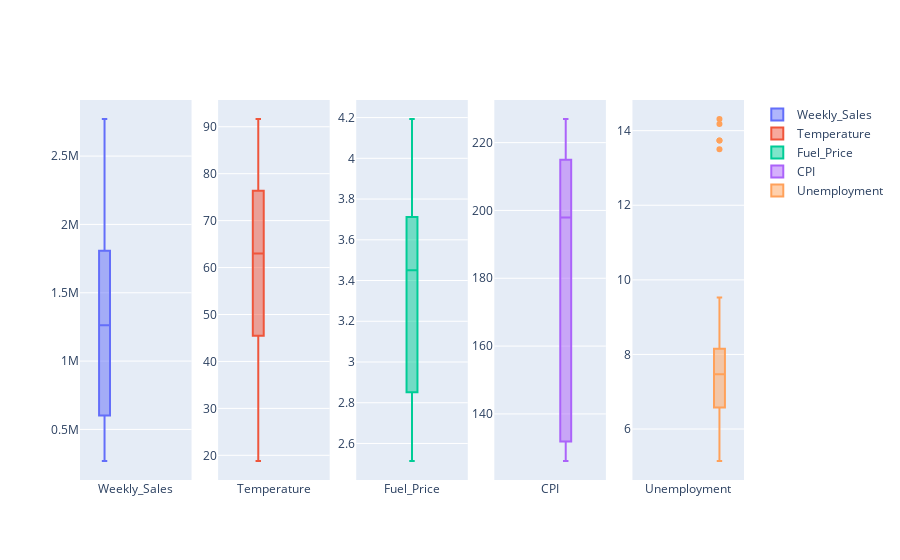

The notebook cell saved with this chart:
### Markdown cell above
- Store : Store Number
- Date : Date
- Weekly_Sales : Sales for the given store
- Holiday_Flag : Whether the week is a special holiday week 1 – Holiday week 0 – Non holiday week
- Temperature : Temperature on the day of the sale
- Fuel_Price : Cost of fuel in the region
- CPI : Consumer Price Index
- Unemployment : Unemployment rate

### Code cell
import plotly.graph_objects as go
from plotly.subplots import make_subplots

num_features = ['Weekly_Sales', 'Temperature', 'Fuel_Price', 'CPI', 'Unemployment']

fig = make_subplots(rows=1, cols=len(num_features))

for i, feature in enumerate(num_features):
    fig.add_trace(go.Box(y=df[feature], name=feature), row=1, col=i+1)

fig.update_layout(boxmode='group') 
fig.show()

### Figure 1 — Plotly figure (JSON) as saved in the notebook; plotly's stock layout.template omitted (floating-point values rounded to 4 significant figures; data arrays with more than 128 entries replaced by an {"elided": "..."} marker saying what was removed)
{"data": [{"name": "Weekly_Sales", "type": "box", "xaxis": "x", "y": {"elided": "150 float values"}, "yaxis": "y"}, {"name": "Temperature", "type": "box", "xaxis": "x2", "y": {"elided": "150 float values"}, "yaxis": "y2"}, {"name": "Fuel_Price", "type": "box", "xaxis": "x3", "y": {"elided": "150 float values"}, "yaxis": "y3"}, {"name": "CPI", "type": "box", "xaxis": "x4", "y": {"elided": "150 float values"}, "yaxis": "y4"}, {"name": "Unemployment", "type": "box", "xaxis": "x5", "y": {"elided": "150 float values"}, "yaxis": "y5"}], "layout": {"boxmode": "group", "xaxis": {"anchor": "y", "domain": [0, 0.168]}, "xaxis2": {"anchor": "y2", "domain": [0.208, 0.376]}, "xaxis3": {"anchor": "y3", "domain": [0.416, 0.584]}, "xaxis4": {"anchor": "y4", "domain": [0.624, 0.792]}, "xaxis5": {"anchor": "y5", "domain": [0.832, 1]}, "yaxis": {"anchor": "x", "domain": [0, 1]}, "yaxis2": {"anchor": "x2", "domain": [0, 1]}, "yaxis3": {"anchor": "x3", "domain": [0, 1]}, "yaxis4": {"anchor": "x4", "domain": [0, 1]}, "yaxis5": {"anchor": "x5", "domain": [0, 1]}}}
